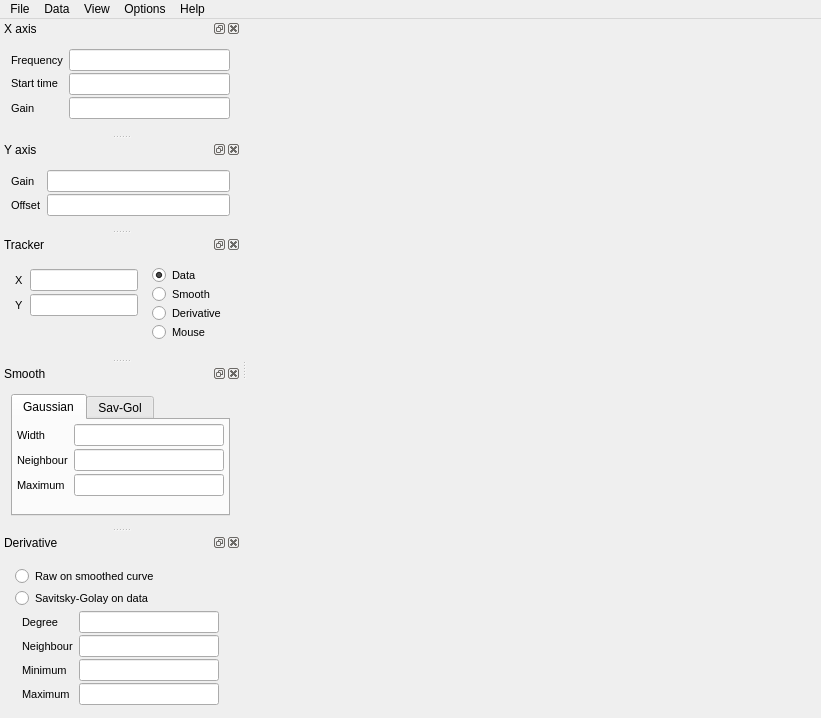
<?xml version="1.0" encoding="UTF-8"?>
<ui version="4.0">
 <class>MainScreen</class>
 <widget class="QMainWindow" name="MainScreen">
  <property name="geometry">
   <rect>
    <x>0</x>
    <y>0</y>
    <width>821</width>
    <height>718</height>
   </rect>
  </property>
  <property name="windowTitle">
   <string>PFreq</string>
  </property>
  <property name="styleSheet">
   <string notr="true">QLineEdit {
	font-size:8pt;
	width:6em;
}
QLabel {
	font-size:8pt;
}
QRadioButton {
	font-size:8pt;
}
QTextEdit {
	font-size:8pt;
}
QGroupBox {
	font-size:8pt;
}
QFrame {
	border:none;
}
#ProgVersionLabel {
	color:#808080;
}
#Memo1 {
	border:2px solid;
	border-color: #404040 #D4D0C8 #D4D0C8 #404040
}</string>
  </property>
  <widget class="QWidget" name="centralWidget">
   <layout class="QHBoxLayout" name="horizontalLayout_2" stretch="1">
    <item>
     <widget class="QFrame" name="frame_2">
      <property name="sizePolicy">
       <sizepolicy hsizetype="Preferred" vsizetype="Preferred">
        <horstretch>0</horstretch>
        <verstretch>0</verstretch>
       </sizepolicy>
      </property>
      <property name="frameShape">
       <enum>QFrame::StyledPanel</enum>
      </property>
      <property name="frameShadow">
       <enum>QFrame::Raised</enum>
      </property>
      <layout class="QVBoxLayout" name="verticalLayout_5" stretch="1,0,1">
       <property name="spacing">
        <number>0</number>
       </property>
       <property name="leftMargin">
        <number>0</number>
       </property>
       <property name="topMargin">
        <number>0</number>
       </property>
       <property name="rightMargin">
        <number>0</number>
       </property>
       <property name="bottomMargin">
        <number>0</number>
       </property>
       <item>
        <widget class="GraphImage" name="MainGraphCtrl" native="true">
         <property name="minimumSize">
          <size>
           <width>200</width>
           <height>100</height>
          </size>
         </property>
         <property name="font">
          <font>
           <pointsize>8</pointsize>
          </font>
         </property>
        </widget>
       </item>
       <item>
        <spacer name="horizontalSpacer">
         <property name="orientation">
          <enum>Qt::Horizontal</enum>
         </property>
         <property name="sizeType">
          <enum>QSizePolicy::Expanding</enum>
         </property>
         <property name="sizeHint" stdset="0">
          <size>
           <width>40</width>
           <height>10</height>
          </size>
         </property>
        </spacer>
       </item>
       <item>
        <widget class="GraphImage" name="DervGraphCtrl" native="true">
         <property name="minimumSize">
          <size>
           <width>200</width>
           <height>100</height>
          </size>
         </property>
         <property name="font">
          <font>
           <pointsize>8</pointsize>
          </font>
         </property>
        </widget>
       </item>
      </layout>
     </widget>
    </item>
   </layout>
  </widget>
  <widget class="QMenuBar" name="menuBar">
   <property name="geometry">
    <rect>
     <x>0</x>
     <y>0</y>
     <width>821</width>
     <height>26</height>
    </rect>
   </property>
   <widget class="QMenu" name="menuFile">
    <property name="title">
     <string>File</string>
    </property>
    <widget class="QMenu" name="SaveMenu">
     <property name="title">
      <string>Save</string>
     </property>
     <addaction name="SaveDataMenu"/>
     <addaction name="SaveSmoothMenu"/>
     <addaction name="SaveDerivativeMenu"/>
    </widget>
    <addaction name="LoadMenu"/>
    <addaction name="SaveMenu"/>
    <addaction name="separator"/>
    <addaction name="ExitMenu"/>
   </widget>
   <widget class="QMenu" name="menuData">
    <property name="title">
     <string>Data</string>
    </property>
    <widget class="QMenu" name="CopyMenu">
     <property name="title">
      <string>Copy</string>
     </property>
     <addaction name="CopyData"/>
     <addaction name="CopySmoothMenu"/>
     <addaction name="CopyDeriveMenu"/>
     <addaction name="CopyBkgrMenu"/>
    </widget>
    <addaction name="CopyMenu"/>
    <addaction name="separator"/>
    <addaction name="BackgroundMenu"/>
    <addaction name="CutMenu"/>
   </widget>
   <widget class="QMenu" name="menuOptions">
    <property name="title">
     <string>Options</string>
    </property>
    <addaction name="SelectOutputFile"/>
    <addaction name="SelectColors"/>
    <addaction name="Settings"/>
   </widget>
   <widget class="QMenu" name="menuView">
    <property name="title">
     <string>View</string>
    </property>
    <widget class="QMenu" name="ViewPanelsMenu">
     <property name="title">
      <string>Panels</string>
     </property>
    </widget>
    <addaction name="ViewPanelsMenu"/>
   </widget>
   <widget class="QMenu" name="menuAbout">
    <property name="title">
     <string>Help</string>
    </property>
    <addaction name="AboutMenu"/>
   </widget>
   <addaction name="menuFile"/>
   <addaction name="menuData"/>
   <addaction name="menuView"/>
   <addaction name="menuOptions"/>
   <addaction name="menuAbout"/>
  </widget>
  <widget class="QDockWidget" name="XAxisDock">
   <property name="allowedAreas">
    <set>Qt::AllDockWidgetAreas</set>
   </property>
   <property name="windowTitle">
    <string>X axis</string>
   </property>
   <attribute name="dockWidgetArea">
    <number>1</number>
   </attribute>
   <widget class="QWidget" name="dockWidgetContents_4">
    <layout class="QFormLayout" name="formLayout_7">
     <property name="verticalSpacing">
      <number>2</number>
     </property>
     <item row="0" column="0">
      <widget class="QLabel" name="label">
       <property name="text">
        <string>Frequency</string>
       </property>
      </widget>
     </item>
     <item row="0" column="1">
      <widget class="QLineEdit" name="XFrequency"/>
     </item>
     <item row="1" column="0">
      <widget class="QLabel" name="label_2">
       <property name="text">
        <string>&lt;html&gt;&lt;head/&gt;&lt;body&gt;&lt;p&gt;Start time&lt;/p&gt;&lt;/body&gt;&lt;/html&gt;</string>
       </property>
      </widget>
     </item>
     <item row="1" column="1">
      <widget class="QLineEdit" name="XTime0"/>
     </item>
     <item row="2" column="1">
      <widget class="QLineEdit" name="XGain">
       <property name="toolTip">
        <string>Multiplicative factor applied on the X axis. Changing this value changes the X axis and recompute the curves. The gain is applied on any loaded file with a X axis.</string>
       </property>
      </widget>
     </item>
     <item row="2" column="0">
      <widget class="QLabel" name="label_16">
       <property name="text">
        <string>Gain</string>
       </property>
      </widget>
     </item>
    </layout>
   </widget>
  </widget>
  <widget class="QDockWidget" name="YAxisDock">
   <property name="windowTitle">
    <string>Y axis</string>
   </property>
   <attribute name="dockWidgetArea">
    <number>1</number>
   </attribute>
   <widget class="QWidget" name="dockWidgetContents_5">
    <layout class="QFormLayout" name="formLayout">
     <property name="verticalSpacing">
      <number>2</number>
     </property>
     <item row="0" column="0">
      <widget class="QLabel" name="label_5">
       <property name="text">
        <string>Gain</string>
       </property>
      </widget>
     </item>
     <item row="0" column="1">
      <widget class="QLineEdit" name="YGainCtrl"/>
     </item>
     <item row="1" column="0">
      <widget class="QLabel" name="label_6">
       <property name="text">
        <string>Offset</string>
       </property>
      </widget>
     </item>
     <item row="1" column="1">
      <widget class="QLineEdit" name="YOffsetCtrl"/>
     </item>
    </layout>
   </widget>
  </widget>
  <widget class="QDockWidget" name="TrackDock">
   <property name="allowedAreas">
    <set>Qt::AllDockWidgetAreas</set>
   </property>
   <property name="windowTitle">
    <string>Tracker</string>
   </property>
   <attribute name="dockWidgetArea">
    <number>1</number>
   </attribute>
   <widget class="QWidget" name="dockWidgetContents_3">
    <layout class="QHBoxLayout" name="horizontalLayout_3">
     <item>
      <widget class="QFrame" name="frame_3">
       <property name="sizePolicy">
        <sizepolicy hsizetype="Maximum" vsizetype="Preferred">
         <horstretch>0</horstretch>
         <verstretch>0</verstretch>
        </sizepolicy>
       </property>
       <property name="frameShape">
        <enum>QFrame::StyledPanel</enum>
       </property>
       <property name="frameShadow">
        <enum>QFrame::Raised</enum>
       </property>
       <layout class="QFormLayout" name="formLayout_3">
        <property name="verticalSpacing">
         <number>3</number>
        </property>
        <property name="leftMargin">
         <number>4</number>
        </property>
        <property name="topMargin">
         <number>4</number>
        </property>
        <property name="rightMargin">
         <number>4</number>
        </property>
        <property name="bottomMargin">
         <number>4</number>
        </property>
        <item row="0" column="0">
         <widget class="QLabel" name="label_3">
          <property name="text">
           <string>X</string>
          </property>
         </widget>
        </item>
        <item row="0" column="1">
         <widget class="QLineEdit" name="XTracker">
          <property name="sizePolicy">
           <sizepolicy hsizetype="Preferred" vsizetype="Fixed">
            <horstretch>0</horstretch>
            <verstretch>0</verstretch>
           </sizepolicy>
          </property>
          <property name="maximumSize">
           <size>
            <width>16777215</width>
            <height>16777215</height>
           </size>
          </property>
         </widget>
        </item>
        <item row="1" column="0">
         <widget class="QLabel" name="label_4">
          <property name="text">
           <string>Y</string>
          </property>
         </widget>
        </item>
        <item row="1" column="1">
         <widget class="QLineEdit" name="YTracker">
          <property name="maximumSize">
           <size>
            <width>16777215</width>
            <height>16777215</height>
           </size>
          </property>
         </widget>
        </item>
       </layout>
      </widget>
     </item>
     <item>
      <widget class="QFrame" name="frame_4">
       <property name="sizePolicy">
        <sizepolicy hsizetype="Minimum" vsizetype="Preferred">
         <horstretch>0</horstretch>
         <verstretch>0</verstretch>
        </sizepolicy>
       </property>
       <property name="frameShape">
        <enum>QFrame::StyledPanel</enum>
       </property>
       <property name="frameShadow">
        <enum>QFrame::Raised</enum>
       </property>
       <layout class="QVBoxLayout" name="verticalLayout">
        <property name="spacing">
         <number>0</number>
        </property>
        <property name="leftMargin">
         <number>4</number>
        </property>
        <property name="topMargin">
         <number>1</number>
        </property>
        <property name="rightMargin">
         <number>4</number>
        </property>
        <property name="bottomMargin">
         <number>1</number>
        </property>
        <item>
         <widget class="QRadioButton" name="TrackData">
          <property name="text">
           <string>Data</string>
          </property>
          <property name="checked">
           <bool>true</bool>
          </property>
         </widget>
        </item>
        <item>
         <widget class="QRadioButton" name="TrackSmooth">
          <property name="text">
           <string>Smooth</string>
          </property>
         </widget>
        </item>
        <item>
         <widget class="QRadioButton" name="TrackDerv">
          <property name="text">
           <string>Derivative</string>
          </property>
         </widget>
        </item>
        <item>
         <widget class="QRadioButton" name="TrackMouse">
          <property name="text">
           <string>Mouse</string>
          </property>
         </widget>
        </item>
       </layout>
      </widget>
     </item>
    </layout>
   </widget>
  </widget>
  <widget class="QDockWidget" name="SmoothDock">
   <property name="sizePolicy">
    <sizepolicy hsizetype="Preferred" vsizetype="Preferred">
     <horstretch>0</horstretch>
     <verstretch>0</verstretch>
    </sizepolicy>
   </property>
   <property name="minimumSize">
    <size>
     <width>228</width>
     <height>158</height>
    </size>
   </property>
   <property name="maximumSize">
    <size>
     <width>524287</width>
     <height>524287</height>
    </size>
   </property>
   <property name="features">
    <set>QDockWidget::AllDockWidgetFeatures</set>
   </property>
   <property name="allowedAreas">
    <set>Qt::LeftDockWidgetArea|Qt::RightDockWidgetArea|Qt::TopDockWidgetArea</set>
   </property>
   <property name="windowTitle">
    <string>Smooth</string>
   </property>
   <attribute name="dockWidgetArea">
    <number>1</number>
   </attribute>
   <widget class="QWidget" name="dockWidgetContents">
    <layout class="QVBoxLayout" name="verticalLayout_6">
     <item>
      <widget class="QTabWidget" name="SmoothTab">
       <property name="sizePolicy">
        <sizepolicy hsizetype="Preferred" vsizetype="Preferred">
         <horstretch>0</horstretch>
         <verstretch>0</verstretch>
        </sizepolicy>
       </property>
       <property name="currentIndex">
        <number>0</number>
       </property>
       <widget class="QWidget" name="GaussianSmooth">
        <attribute name="title">
         <string>Gaussian</string>
        </attribute>
        <attribute name="toolTip">
         <string>Smooth using Gaussian algorithm</string>
        </attribute>
        <layout class="QFormLayout" name="formLayout_4">
         <property name="verticalSpacing">
          <number>3</number>
         </property>
         <property name="leftMargin">
          <number>4</number>
         </property>
         <property name="topMargin">
          <number>4</number>
         </property>
         <property name="rightMargin">
          <number>4</number>
         </property>
         <property name="bottomMargin">
          <number>4</number>
         </property>
         <item row="0" column="0">
          <widget class="QLabel" name="label_7">
           <property name="text">
            <string>Width</string>
           </property>
          </widget>
         </item>
         <item row="0" column="1">
          <widget class="QLineEdit" name="GaussWidthCtrl"/>
         </item>
         <item row="1" column="0">
          <widget class="QLabel" name="label_8">
           <property name="text">
            <string>Neighbour</string>
           </property>
          </widget>
         </item>
         <item row="1" column="1">
          <widget class="QLineEdit" name="GaussNeighCtrl"/>
         </item>
         <item row="2" column="0">
          <widget class="QLabel" name="label_9">
           <property name="text">
            <string>Maximum</string>
           </property>
          </widget>
         </item>
         <item row="2" column="1">
          <widget class="QLineEdit" name="SmoothMaxCtrl">
           <property name="readOnly">
            <bool>true</bool>
           </property>
          </widget>
         </item>
        </layout>
       </widget>
       <widget class="QWidget" name="SavGolSmooth">
        <attribute name="title">
         <string>Sav-Gol</string>
        </attribute>
        <attribute name="toolTip">
         <string>Smooth using Savitsky-Golay algorithm</string>
        </attribute>
        <layout class="QFormLayout" name="formLayout_6">
         <property name="verticalSpacing">
          <number>3</number>
         </property>
         <property name="leftMargin">
          <number>4</number>
         </property>
         <property name="topMargin">
          <number>4</number>
         </property>
         <property name="rightMargin">
          <number>4</number>
         </property>
         <property name="bottomMargin">
          <number>4</number>
         </property>
         <item row="0" column="0">
          <widget class="QLabel" name="label_14">
           <property name="text">
            <string>Degree</string>
           </property>
          </widget>
         </item>
         <item row="0" column="1">
          <widget class="QLineEdit" name="SavGolSPolyCtrl"/>
         </item>
         <item row="1" column="0">
          <widget class="QLabel" name="label_13">
           <property name="text">
            <string>Neighbour</string>
           </property>
          </widget>
         </item>
         <item row="1" column="1">
          <widget class="QLineEdit" name="SavGolSNeighCtrl"/>
         </item>
         <item row="2" column="0">
          <widget class="QLabel" name="label_15">
           <property name="text">
            <string>Maximum</string>
           </property>
          </widget>
         </item>
         <item row="2" column="1">
          <widget class="QLineEdit" name="SavGolSMaxCtrl">
           <property name="readOnly">
            <bool>true</bool>
           </property>
          </widget>
         </item>
        </layout>
       </widget>
      </widget>
     </item>
    </layout>
   </widget>
  </widget>
  <widget class="QDockWidget" name="DeriveDock">
   <property name="allowedAreas">
    <set>Qt::AllDockWidgetAreas</set>
   </property>
   <property name="windowTitle">
    <string>Derivative</string>
   </property>
   <attribute name="dockWidgetArea">
    <number>1</number>
   </attribute>
   <widget class="QWidget" name="dockWidgetContents_2">
    <layout class="QVBoxLayout" name="verticalLayout_3">
     <property name="spacing">
      <number>0</number>
     </property>
     <item>
      <widget class="QFrame" name="frame_5">
       <property name="frameShape">
        <enum>QFrame::StyledPanel</enum>
       </property>
       <property name="frameShadow">
        <enum>QFrame::Raised</enum>
       </property>
       <layout class="QVBoxLayout" name="verticalLayout_2">
        <property name="spacing">
         <number>1</number>
        </property>
        <property name="leftMargin">
         <number>4</number>
        </property>
        <property name="topMargin">
         <number>2</number>
        </property>
        <property name="rightMargin">
         <number>0</number>
        </property>
        <property name="bottomMargin">
         <number>0</number>
        </property>
        <item>
         <widget class="QRadioButton" name="RawSmoothButton">
          <property name="sizePolicy">
           <sizepolicy hsizetype="Preferred" vsizetype="Fixed">
            <horstretch>0</horstretch>
            <verstretch>0</verstretch>
           </sizepolicy>
          </property>
          <property name="text">
           <string>Raw on smoothed curve</string>
          </property>
         </widget>
        </item>
        <item>
         <widget class="QRadioButton" name="SavGolButton">
          <property name="sizePolicy">
           <sizepolicy hsizetype="Preferred" vsizetype="Fixed">
            <horstretch>0</horstretch>
            <verstretch>0</verstretch>
           </sizepolicy>
          </property>
          <property name="text">
           <string>Savitsky-Golay on data</string>
          </property>
         </widget>
        </item>
       </layout>
      </widget>
     </item>
     <item>
      <widget class="QFrame" name="frame_6">
       <property name="frameShape">
        <enum>QFrame::StyledPanel</enum>
       </property>
       <property name="frameShadow">
        <enum>QFrame::Raised</enum>
       </property>
       <layout class="QFormLayout" name="formLayout_5">
        <property name="verticalSpacing">
         <number>2</number>
        </property>
        <property name="topMargin">
         <number>1</number>
        </property>
        <property name="bottomMargin">
         <number>2</number>
        </property>
        <item row="0" column="0">
         <widget class="QLabel" name="label_10">
          <property name="text">
           <string>Degree</string>
          </property>
         </widget>
        </item>
        <item row="0" column="1">
         <widget class="QLineEdit" name="SavGolPolyCtrl"/>
        </item>
        <item row="1" column="0">
         <widget class="QLabel" name="label_11">
          <property name="text">
           <string>Neighbour</string>
          </property>
         </widget>
        </item>
        <item row="1" column="1">
         <widget class="QLineEdit" name="SavGolNeighCtrl"/>
        </item>
        <item row="3" column="0">
         <widget class="QLabel" name="label_12">
          <property name="text">
           <string>Maximum</string>
          </property>
         </widget>
        </item>
        <item row="3" column="1">
         <widget class="QLineEdit" name="DervMaxCtrl">
          <property name="readOnly">
           <bool>true</bool>
          </property>
         </widget>
        </item>
        <item row="2" column="1">
         <widget class="QLineEdit" name="DervMinCtrl"/>
        </item>
        <item row="2" column="0">
         <widget class="QLabel" name="label_17">
          <property name="text">
           <string>Minimum</string>
          </property>
         </widget>
        </item>
       </layout>
      </widget>
     </item>
    </layout>
   </widget>
  </widget>
  <action name="LoadMenu">
   <property name="text">
    <string>Load...</string>
   </property>
   <property name="shortcut">
    <string>F2</string>
   </property>
  </action>
  <action name="SaveDataMenu">
   <property name="text">
    <string>Data as...</string>
   </property>
   <property name="shortcut">
    <string>Ctrl+S</string>
   </property>
  </action>
  <action name="SaveSmoothMenu">
   <property name="text">
    <string>Smooth</string>
   </property>
   <property name="shortcut">
    <string>F3</string>
   </property>
  </action>
  <action name="SaveDerivativeMenu">
   <property name="text">
    <string>Derivative</string>
   </property>
   <property name="shortcut">
    <string>F4</string>
   </property>
  </action>
  <action name="ExitMenu">
   <property name="text">
    <string>Exit</string>
   </property>
  </action>
  <action name="CopyData">
   <property name="text">
    <string>Data</string>
   </property>
  </action>
  <action name="CopySmoothMenu">
   <property name="text">
    <string>Smooth</string>
   </property>
  </action>
  <action name="CopyDeriveMenu">
   <property name="text">
    <string>Derivative</string>
   </property>
  </action>
  <action name="CopyBkgrMenu">
   <property name="text">
    <string>Background</string>
   </property>
  </action>
  <action name="BackgroundMenu">
   <property name="text">
    <string>Background...</string>
   </property>
   <property name="shortcut">
    <string>F5</string>
   </property>
  </action>
  <action name="CutMenu">
   <property name="text">
    <string>Cut...</string>
   </property>
  </action>
  <action name="SelectOutputFile">
   <property name="text">
    <string>Output files...</string>
   </property>
  </action>
  <action name="ViewTrackerMenu">
   <property name="text">
    <string>Tracker</string>
   </property>
  </action>
  <action name="ViewSmoothMenu">
   <property name="text">
    <string>Smooth</string>
   </property>
  </action>
  <action name="ViewDerivativeMenu">
   <property name="text">
    <string>Derivative</string>
   </property>
  </action>
  <action name="AboutMenu">
   <property name="text">
    <string>About...</string>
   </property>
  </action>
  <action name="SelectColors">
   <property name="text">
    <string>Colors...</string>
   </property>
  </action>
  <action name="Settings">
   <property name="text">
    <string>Settings...</string>
   </property>
   <property name="toolTip">
    <string>&lt;html&gt;&lt;head/&gt;&lt;body&gt;&lt;p&gt;Configure some parameters.&lt;/p&gt;&lt;/body&gt;&lt;/html&gt;</string>
   </property>
  </action>
 </widget>
 <layoutdefault spacing="6" margin="11"/>
 <customwidgets>
  <customwidget>
   <class>GraphImage</class>
   <extends>QWidget</extends>
   <header>GraphImage.h</header>
   <container>1</container>
  </customwidget>
 </customwidgets>
 <resources/>
 <connections/>
</ui>
